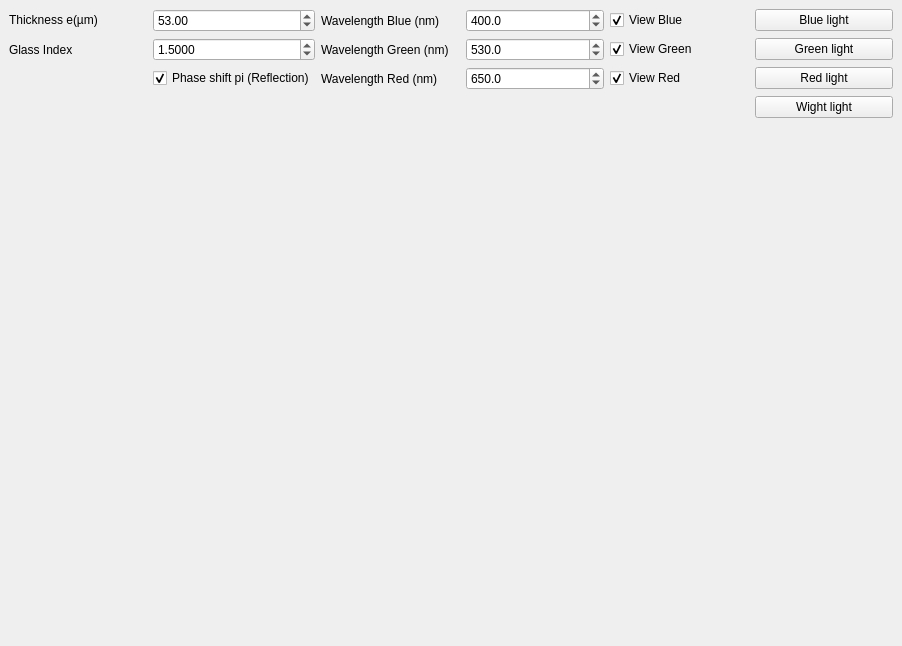
<?xml version="1.0" encoding="UTF-8"?>
<ui version="4.0">
 <class>MainWindow</class>
 <widget class="QMainWindow" name="MainWindow">
  <property name="geometry">
   <rect>
    <x>0</x>
    <y>0</y>
    <width>902</width>
    <height>646</height>
   </rect>
  </property>
  <property name="windowTitle">
   <string>Parallel Faces</string>
  </property>
  <widget class="QWidget" name="centralWidget">
   <layout class="QVBoxLayout" name="verticalLayout_2">
    <item>
     <layout class="QGridLayout" name="gridLayout_2">
      <item row="2" column="4">
       <widget class="QDoubleSpinBox" name="SpinBox_Lambda3">
        <property name="locale">
         <locale language="English" country="UnitedStates"/>
        </property>
        <property name="suffix">
         <string/>
        </property>
        <property name="decimals">
         <number>1</number>
        </property>
        <property name="minimum">
         <double>625.000000000000000</double>
        </property>
        <property name="maximum">
         <double>800.000000000000000</double>
        </property>
        <property name="singleStep">
         <double>0.100000000000000</double>
        </property>
        <property name="value">
         <double>650.000000000000000</double>
        </property>
       </widget>
      </item>
      <item row="1" column="3">
       <widget class="QLabel" name="label_Lambda2">
        <property name="text">
         <string>Wavelength Green (nm)</string>
        </property>
       </widget>
      </item>
      <item row="0" column="4">
       <widget class="QDoubleSpinBox" name="SpinBox_Lambda1">
        <property name="locale">
         <locale language="English" country="UnitedStates"/>
        </property>
        <property name="decimals">
         <number>1</number>
        </property>
        <property name="minimum">
         <double>300.000000000000000</double>
        </property>
        <property name="maximum">
         <double>520.000000000000000</double>
        </property>
        <property name="singleStep">
         <double>0.100000000000000</double>
        </property>
        <property name="value">
         <double>400.000000000000000</double>
        </property>
       </widget>
      </item>
      <item row="0" column="3">
       <widget class="QLabel" name="label_Lambda1">
        <property name="text">
         <string>Wavelength Blue (nm)</string>
        </property>
       </widget>
      </item>
      <item row="2" column="3">
       <widget class="QLabel" name="label_Lambda3">
        <property name="text">
         <string>Wavelength Red (nm)</string>
        </property>
       </widget>
      </item>
      <item row="1" column="5">
       <widget class="QCheckBox" name="cbg">
        <property name="text">
         <string>View Green</string>
        </property>
        <property name="checked">
         <bool>true</bool>
        </property>
       </widget>
      </item>
      <item row="0" column="6">
       <widget class="QPushButton" name="pushButton_Lambda1">
        <property name="text">
         <string>Blue light</string>
        </property>
       </widget>
      </item>
      <item row="1" column="4">
       <widget class="QDoubleSpinBox" name="SpinBox_Lambda2">
        <property name="locale">
         <locale language="English" country="UnitedStates"/>
        </property>
        <property name="decimals">
         <number>1</number>
        </property>
        <property name="minimum">
         <double>520.000000000000000</double>
        </property>
        <property name="maximum">
         <double>600.000000000000000</double>
        </property>
        <property name="singleStep">
         <double>0.100000000000000</double>
        </property>
        <property name="value">
         <double>530.000000000000000</double>
        </property>
       </widget>
      </item>
      <item row="3" column="6">
       <widget class="QPushButton" name="pushButton_Lambda123">
        <property name="text">
         <string>Wight light</string>
        </property>
       </widget>
      </item>
      <item row="0" column="5">
       <widget class="QCheckBox" name="cbb">
        <property name="text">
         <string>View Blue</string>
        </property>
        <property name="checked">
         <bool>true</bool>
        </property>
       </widget>
      </item>
      <item row="1" column="2">
       <widget class="QDoubleSpinBox" name="SpinBox_ndx">
        <property name="locale">
         <locale language="English" country="UnitedStates"/>
        </property>
        <property name="suffix">
         <string notr="true"/>
        </property>
        <property name="decimals">
         <number>4</number>
        </property>
        <property name="minimum">
         <double>1.000000000000000</double>
        </property>
        <property name="maximum">
         <double>10.000000000000000</double>
        </property>
        <property name="singleStep">
         <double>0.000100000000000</double>
        </property>
        <property name="value">
         <double>1.500000000000000</double>
        </property>
       </widget>
      </item>
      <item row="0" column="2">
       <widget class="QDoubleSpinBox" name="SpinBox_e">
        <property name="locale">
         <locale language="English" country="UnitedStates"/>
        </property>
        <property name="suffix">
         <string notr="true"/>
        </property>
        <property name="decimals">
         <number>2</number>
        </property>
        <property name="maximum">
         <double>20000.000000000000000</double>
        </property>
        <property name="singleStep">
         <double>0.010000000000000</double>
        </property>
        <property name="value">
         <double>53.000000000000000</double>
        </property>
       </widget>
      </item>
      <item row="0" column="1">
       <widget class="QLabel" name="label_e">
        <property name="text">
         <string>&lt;html&gt;&lt;head/&gt;&lt;body&gt;&lt;p&gt;Thickness e(µm)&lt;/p&gt;&lt;/body&gt;&lt;/html&gt;</string>
        </property>
       </widget>
      </item>
      <item row="1" column="1">
       <widget class="QLabel" name="label_ndx">
        <property name="text">
         <string>Glass Index</string>
        </property>
       </widget>
      </item>
      <item row="2" column="5">
       <widget class="QCheckBox" name="cbr">
        <property name="text">
         <string>View Red</string>
        </property>
        <property name="checked">
         <bool>true</bool>
        </property>
        <property name="autoRepeat">
         <bool>false</bool>
        </property>
        <property name="autoExclusive">
         <bool>false</bool>
        </property>
       </widget>
      </item>
      <item row="1" column="6">
       <widget class="QPushButton" name="pushButton_Lambda2">
        <property name="text">
         <string>Green light</string>
        </property>
       </widget>
      </item>
      <item row="2" column="6">
       <widget class="QPushButton" name="pushButton_Lambda3">
        <property name="text">
         <string>Red light</string>
        </property>
       </widget>
      </item>
      <item row="2" column="2">
       <widget class="QCheckBox" name="cbPhi">
        <property name="enabled">
         <bool>true</bool>
        </property>
        <property name="text">
         <string>Phase shift pi (Reflection)</string>
        </property>
        <property name="checked">
         <bool>true</bool>
        </property>
       </widget>
      </item>
     </layout>
    </item>
    <item>
     <layout class="QVBoxLayout" name="verticalLayout">
      <item>
       <widget class="MPL_WIDGET_2D" name="mplwidget" native="true"/>
      </item>
     </layout>
    </item>
   </layout>
  </widget>
 </widget>
 <customwidgets>
  <customwidget>
   <class>MPL_WIDGET_2D</class>
   <extends>QWidget</extends>
   <header>mplwidget</header>
   <container>1</container>
  </customwidget>
 </customwidgets>
 <resources/>
 <connections/>
</ui>
